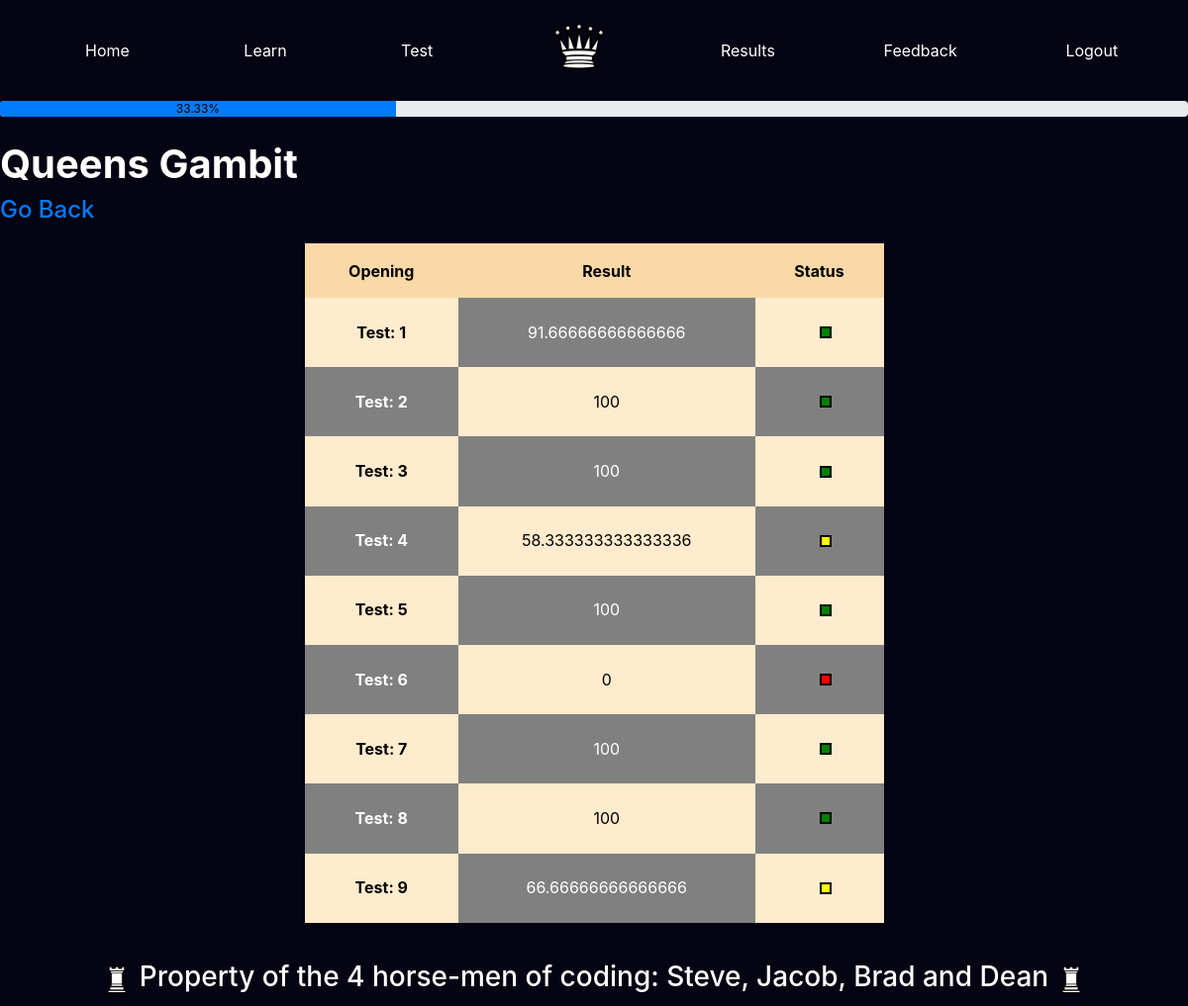
/results/Queens Gambit/ (signed in), run on an earlier commit of the app's database.
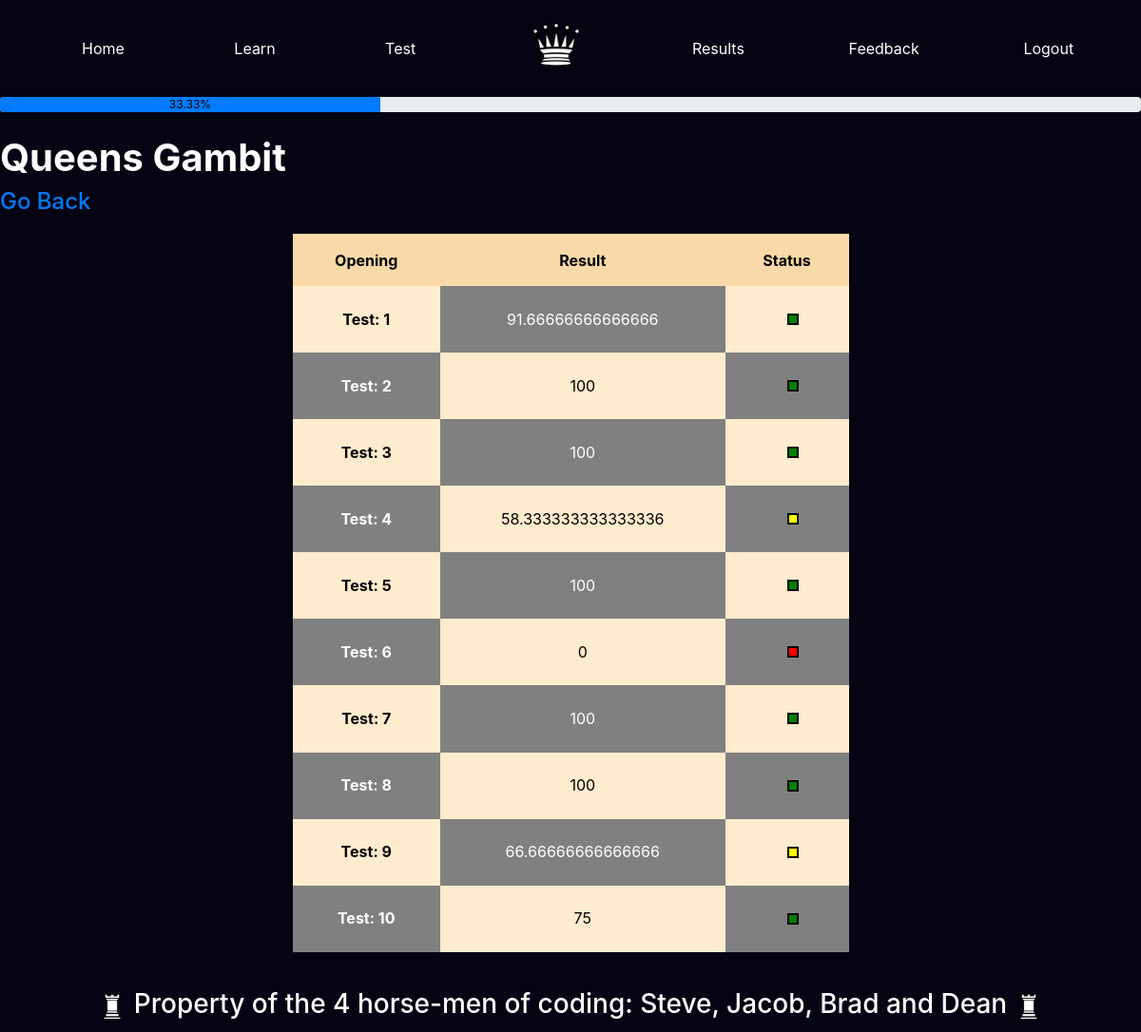
And on a later commit of the database.
### app/models.py (models this page shows)
class Results(db.Model):
    id = db.Column(db.Integer, primary_key=True)
    opening = db.Column(db.String(140))
    result =db.Column(db.Integer)
    incorrect = db.Column(db.ARRAY(db.String(140)))
    passed = db.Column(db.Boolean)
    timestamp = db.Column(db.DateTime, index=True, default=datetime.utcnow)
    user_id = db.Column(db.Integer, db.ForeignKey('user.id'))

### app/routes.py (the view)
@app.route('/results/<opening>/', methods=['GET', 'POST'])
@login_required
def results(opening):
    res = Results.query.filter_by(user_id = current_user.id, passed = True)
    openings = []
    for r in res:
        openings.append(r.opening)
    numerator = len(set(openings))
    denominator = Openings.query.all()
    denominator = len(denominator)
    complete = str(round((numerator/denominator)*100, 2)) + '%'
    u = User.query.get(current_user.id)
    res = Results.query.filter_by(user_id = current_user.id, opening = opening)
    return render_template('results.html', title='results', query = res, prog=complete, opening = opening)

### app/models.py (called while the page is built)
@login.user_loader
def load_user(id):
    return User.query.get(int(id))

### app/templates/results.html (shortened to what this page needs)
{% extends "base.html" %}
{% block content %}
<head>
    <link rel="stylesheet" href="https://maxcdn.bootstrapcdn.com/bootstrap/4.5.2/css/bootstrap.min.css">
</head>
<body>
    <div id="wrapper">
        <br>
        <h1><b>{{opening}}</b></h1>
        <h4><a href="{{url_for('selectresult')}}">Go Back</a></h4>
        <div class="row" style="min-height:20%;">
            <div class="col-sm-3"></div>
            <div class="col-sm-6">
                <table style="padding-bottom: 50px;">
                    <tr id="header">
                        <th style="padding: 15px;">Opening</th>
                        <th style="padding: 15px;">Result</th>
                        <th style="padding: 15px;">Status</th>
                    </tr>
                    {% for r in query %}
                    <tr>
                        {% if loop.index%2 == 0 %}
                        <td style="background-color: grey;">
                            <p style="font-weight: bold; padding-top: 15px; color: white;">Test: {{loop.index}}</p>
                        </td>
                        <td style="background-color: blanchedalmond;">
                            <p style="padding-top: 15px; color: black;">{{r.result}}</p>
                        </td>
                        <td style="background-color: grey;">
                            {% if r.result >= 75 %}
                            <div id="square" style="background-color: green;"></div>
                            {% elif 50<=r.result<75 %}
                            <div id="square" style="background-color: yellow;"></div>
                            {% else %}
                            <div id="square" style="background-color: red;"></div>
                            {% endif %}
                        </td>
                        {% else %}
                        <td style="background-color: blanchedalmond;">
                            <p style="font-weight: bold; padding-top: 15px; color: black;">Test: {{loop.index}}</p>
                        </td>
                        <td style="background-color: grey;">
                            <p style="padding-top: 15px; color: white;">{{r.result}}</p>
                        </td>
                        <td style="background-color: blanchedalmond;">
                            {% if r.result >= 75 %}
                            <div id="square" style="background-color: green;"></div>
                            {% elif 50<=r.result<75 %}
                            <div id="square" style="background-color: yellow;"></div>
                            {% else %}
                            <div id="square" style="background-color: red;"></div>
                            {% endif %}
                        </td>
                        {% endif %}
                    </tr>
                    {% endfor %}
                </table>
            </div>
            <div class="col-sm-3"></div>
        </div>
    </div>
</body>
{% include "footer.html" %}
{% endblock %}

### app/templates/base.html (shortened to what this page needs)
<!DOCTYPE html>
<html>
    <head>
        <link rel="stylesheet" href="https://maxcdn.bootstrapcdn.com/bootstrap/4.5.2/css/bootstrap.min.css">
  </head>
  <body>
    <nav class="navbar navbar-expand-sm justify-content-center" style="background-color: rgb(5, 4, 19); padding-left: 2.6%;">
      <ul class="navbar-nav nav-fill w-100">
        <li class="nav-item" style="padding-top: 2%; padding-right: 0.5%;">
          <a class="nav-link" href="{{ url_for('index') }}">Home</a>
        </li>
        <li class="nav-item" style="padding-top: 2%; padding-right: 0.5%;">
          <a class="nav-link" href="{{ url_for('newLearn') }}">Learn</a>
        </li>
        <li class="nav-item" style="padding-top: 2%; padding-right: 0.5%;">
          <a class="nav-link" href="{{ url_for('newTest') }}">Test</a>
        </li>
        <a class="navbar-brand mx-auto" href="{{ url_for('index') }}" style="padding-left: 5%; padding-right: 5%; padding-top: 0.75%;">
          <img src="/static/img/chesspieces/wikipedia/wQ.png" alt="logo" style="width:60px;">
        </a>
        <li class="nav-item" style="padding-top: 2%;">
          <a class="nav-link" href="{{ url_for('selectresult') }}">Results</a>
        </li>
        <li class="nav-item" style="padding-top: 2%;">
          <a class="nav-link" href="{{ url_for('feedback2') }}">Feedback</a>
        </li>
        <li class="nav-item" style="padding-top: 2%;">
          <a class="nav-link" href="{{ url_for('logout') }}">Logout</a>
        </li>
      </ul>
    </nav>
    <div class = "progress" style="margin-top: 1%;">
      <div class = "progress-bar" role = "progressbar" style = "width: {{prog}}; color: black;";  aria-valuemin="0" aria-valuemax="100">{{prog}}</div>
    </div>
        {% block content %}{% endblock %}
    </body>
</html>

### app/templates/footer.html (shortened to what this page needs)
<!DOCTYPE html>
<html>
    <head>
        <link rel="stylesheet" href="https://maxcdn.bootstrapcdn.com/bootstrap/4.5.2/css/bootstrap.min.css">
  </head>
    <body>
      <div id='footer' class="text-align">
        <h3>
          <img src="/static/img/chesspieces/wikipedia/wR.png" alt="footerking" style="height: 40px; width:30px;">
          Property of the 4 horse-men of coding: Steve, Jacob, Brad and Dean
          <img src="/static/img/chesspieces/wikipedia/wR.png" alt="footerking" style="height: 40px; width:30px;">
        </h3>
      </div>
    </body>
</html>

### app/templates/base.html (style rules this page uses)
.nav-link { color: white; }

### app/templates/results.html (style rules this page uses)
html, body { height: 90%; margin: 0; }
#wrapper { min-height: 90%; }
table { width: 100%; height: 100%; text-align: center; margin-top: 2%; background-color: blanchedalmond; border-collapse:collapse; border-radius: 25px; }
tr#header { background-color: rgb(250, 217, 168); }
tr { padding-top: 15px; padding-bottom: 15px; }
th,p { color: black; }
td { padding: 7px; }
#square { text-align: center; width: 1vw; height: 1vw; margin-left: 50%; border: 2px double black; }
h4 { margin-top: 2%; }

### app/templates/footer.html (style rules this page uses)
* { color: white; }
body { background-color: rgb(5, 4, 19); }
#footer { position:relative; bottom:0; width:100%; height:40px; padding-top: 2%; display: table; margin-top: 2%; margin-bottom: 1%; }
.text-align { display: table-cell; vertical-align: middle; text-align: center; }

What changed in the data, as far as the page shows it:
added Results: result "75"
